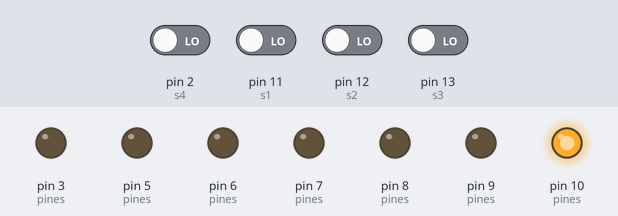
This sketch was run on a simulated Arduino Uno, built with avr-gcc and run on an emulated ATmega328P. Shown: output pins drawn as LEDs (lit = HIGH). Inputs (shaded band) come from the test bench; at power-on: pin 2 (s4), pin 11 (s1), pin 12 (s2), pin 13 (s3) LOW. What the sketch prints to the serial monitor is not drawn.

Above: at 1.2 s.
1.3 s: pin 2 (s4) driven HIGH
At 2.4 s:
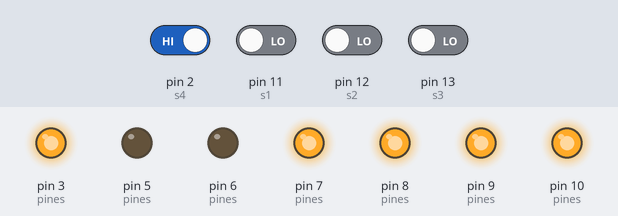
2.8 s: pin 11 (s1) driven HIGH
At 3.6 s:
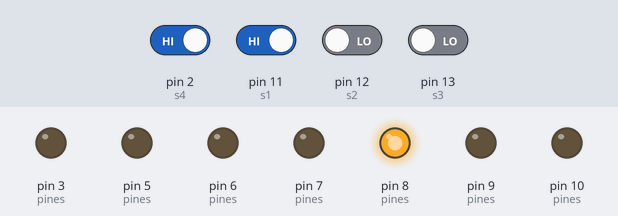
4.3 s: pin 13 (s3) driven HIGH
At 4.8 s:
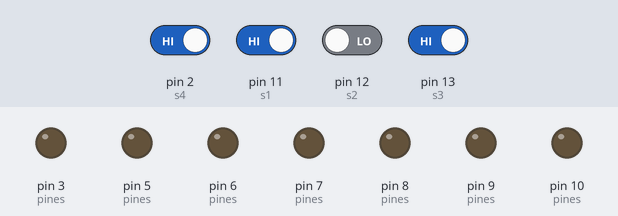
5.8 s: pin 12 (s2) driven HIGH
At 7.0 s:
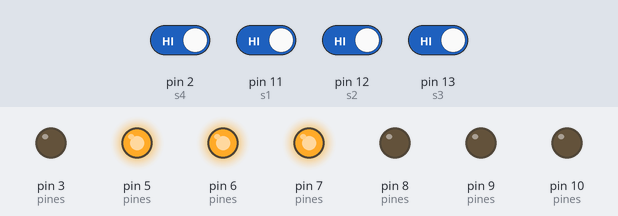
7.3 s: pin 2 (s4) driven LOW
At 8.3 s:
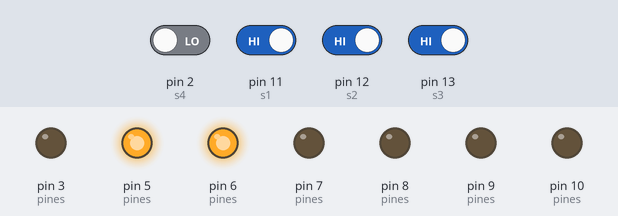
8.8 s: pin 11 (s1) driven LOW
At 9.4 s:
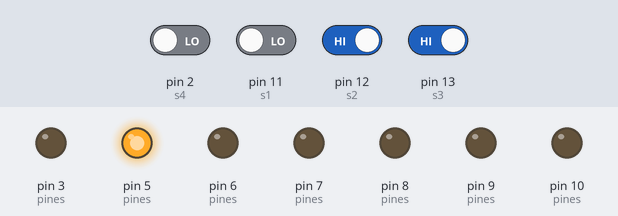
Timing chart, 0 to 11.3 s (numbered marks = the images above; inputs shaded):
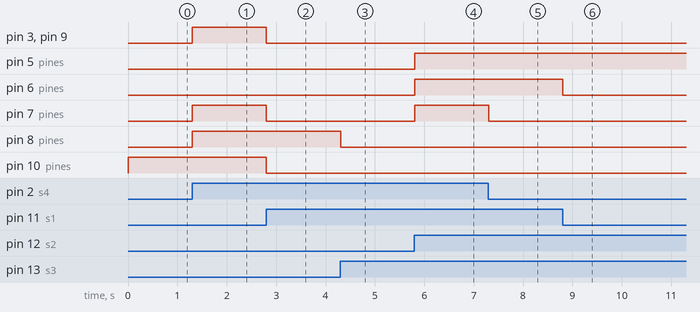

Measured:
- after the input at 1.3 s, pin 3 (pines), pin 7 (pines), pin 8 (pines), pin 9 (pines): LOW → HIGH at once
- after the input at 2.8 s, pin 3 (pines), pin 7 (pines), pin 9 (pines), pin 10 (pines): HIGH → LOW at once
- after the input at 4.3 s, pin 8 (pines): HIGH → LOW at once
- after the input at 5.8 s, pin 5 (pines), pin 6 (pines), pin 7 (pines): LOW → HIGH at once
- after the input at 7.3 s, pin 7 (pines): HIGH → LOW at once
- after the input at 8.8 s, pin 6 (pines): HIGH → LOW at once

The sketch:

codigo.ino
```cpp
#define A 3
#define B 5
#define C 6
#define D 7
#define E 8
#define F 9
#define G 10

#define s1 11
#define s2 12
#define s3 13
#define s4 2

int pines[]   = {A , B , C , D , E , F , G , s1 , s2 , s3 , s4 };
int estado[]  = {1 , 1 , 1 , 1 , 1 , 1 , 1 ,  0 ,  0 ,  0 ,  0 };

int binario[4];


//	pines[]	      A   B   C   D   E   F   G


int numCERO[]   = {0, 0, 0, 0, 0, 0, 1};
int numUNO[]    = {1, 0, 0, 1, 1, 1, 1};
int numDOS[]    = {0, 0, 1, 0, 0, 1, 0};
int numTRES[]   = {0, 0, 0, 0, 1, 1, 0};
int numCUATRO[] = {1, 0, 0, 1, 1, 0, 0};
int numCINCO[]  = {0, 1, 0, 0, 1, 0, 0};
int numSEIS[]   = {0, 1, 0, 0, 0, 0, 0};
int numSIETE[]  = {0, 0, 0, 1, 1, 1, 1};
int numOCHO[]   = {0, 0, 0, 0, 0, 0, 0};
int numNUEVE[]  = {0, 0, 0, 0, 1, 0, 0};

int numA[]      = {0, 0, 0, 1, 0, 0, 0};
int numB[]      = {0, 0, 0, 0, 0, 0, 0};
int numC[]      = {0, 1, 1, 0, 0, 0, 1};
int numD[]      = {0, 0, 0, 0, 0, 0, 1};
int numE[]      = {0, 1, 1, 0, 0, 0, 0};
int numF[]      = {0, 1, 1, 1, 0, 0, 0};

//int* numeros[] = {numUNO,numSIETE,numOCHO,numNUEVE};
int* numeros[] = {numCERO,numUNO,numDOS,numTRES,numCUATRO,numCINCO,numSEIS,numSIETE,numOCHO,numNUEVE,numA,numB,numC,numD,numE,numF};

void setup()
{
  	Serial.begin(9600);

  	for(int i = 0; i < (sizeof(pines)/sizeof(int)); i++)
    {
  		pinMode( pines[i] , estado[i]);
	}

	Serial.println((sizeof(pines)/sizeof(int)));
}

void loop()
{
  	binario[3] = digitalRead(s1);
  	binario[2] = digitalRead(s2);
    binario[1] = digitalRead(s3);
    binario[0] = digitalRead(s4);


  // 2^3  2^2  2^1  2^0
  //  8    4    2    1

  //  1    0    1    0   = 2
  //  8  + 0  + 2    0   = 10
	int dec = 0;
  	for(int i = 3; i >= 0; i--)
    {
      //pow => raiz   pow(base, expo)   ->  numero float
      //round()  -> redondeo arriba  7.6  => 8.0
      // (int) -> casteo   =>  (7.6 -> 7)   (8.0 -> 8)
      dec = dec + (binario[i] * (int)round(pow(2, i)));
    }
    Serial.println(dec);

  	for(int i = 0; i < 7; i++)
	{
    	digitalWrite(pines[i], numeros[dec][i]);
  	}
}
```
